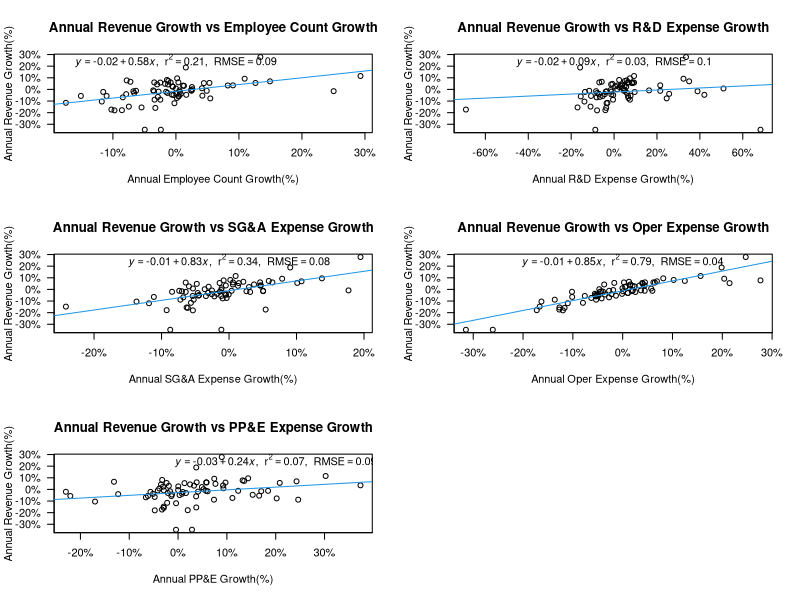

The R script that drew this image: (Note: this script raises an error after producing the figure.)
setwd("c:/000_Statistics MS/00_STAT 6509-Linear Regr/Data")

# Read final stockfile into R
stockfile<- read.csv("stockfile.csv",header=TRUE)

summary(stockfile)

length(stockfile)

head(stockfile,n=4)

fitx1<- lm(stockfile$tot_revnu_growth ~ stockfile$emp_cnt_growth)

## Calculate RMSE and other values
rmse <- round(sqrt(mean(resid(fitx1)^2)), 2)
coefs <- coef(fitx1)
b0 <- round(coefs[1], 2)
b1 <- round(coefs[2],2)
r2 <- round(summary(fitx1)$r.squared, 2)

eqn1 <- bquote(italic(y) == .(b0) + .(b1)*italic(x) * "," ~~ 
                 r^2 == .(r2) * "," ~~ RMSE == .(rmse))

fitx2<- lm(stockfile$tot_revnu_growth ~ stockfile$res_dev_exp_growth)

## Calculate RMSE and other values
rmse <- round(sqrt(mean(resid(fitx2)^2)), 2)
coefs <- coef(fitx2)
b0 <- round(coefs[1], 2)
b1 <- round(coefs[2],2)
r2 <- round(summary(fitx2)$r.squared, 2)

eqn2 <- bquote(italic(y) == .(b0) + .(b1)*italic(x) * "," ~~ 
                 r^2 == .(r2) * "," ~~ RMSE == .(rmse))

fitx3<- lm(stockfile$tot_revnu_growth ~ stockfile$tot_sell_gen_admin_exp_growth)

## Calculate RMSE and other values
rmse <- round(sqrt(mean(resid(fitx3)^2)), 2)
coefs <- coef(fitx3)
b0 <- round(coefs[1], 2)
b1 <- round(coefs[2],2)
r2 <- round(summary(fitx3)$r.squared, 2)

eqn3 <- bquote(italic(y) == .(b0) + .(b1)*italic(x) * "," ~~ 
                 r^2 == .(r2) * "," ~~ RMSE == .(rmse))

fitx4<- lm(stockfile$tot_revnu_growth ~ stockfile$tot_oper_exp_growth)

## Calculate RMSE and other values
rmse <- round(sqrt(mean(resid(fitx4)^2)), 2)
coefs <- coef(fitx4)
b0 <- round(coefs[1], 2)
b1 <- round(coefs[2],2)
r2 <- round(summary(fitx4)$r.squared, 2)

eqn4 <- bquote(italic(y) == .(b0) + .(b1)*italic(x) * "," ~~ 
                 r^2 == .(r2) * "," ~~ RMSE == .(rmse))

fitx5<- lm(stockfile$tot_revnu_growth ~ stockfile$net_prop_plant_equip_growth)

## Calculate RMSE and other values
rmse <- round(sqrt(mean(resid(fitx5)^2)), 2)
coefs <- coef(fitx5)
b0 <- round(coefs[1], 2)
b1 <- round(coefs[2],2)
r2 <- round(summary(fitx5)$r.squared, 2)

eqn5 <- bquote(italic(y) == .(b0) + .(b1)*italic(x) * "," ~~ 
                 r^2 == .(r2) * "," ~~ RMSE == .(rmse))



par(mfrow=c(3,2))
plot(stockfile$tot_revnu_growth ~ stockfile$emp_cnt_growth,
     xlab="Annual Employee Count Growth(%)",ylab="Annual Revenue Growth(%)",
     main="Annual Revenue Growth vs Employee Count Growth",yaxt="n",xaxt="n")
axis(2, at=pretty(stockfile$tot_revnu_growth), lab=paste0(pretty(stockfile$tot_revnu_growth)*100, "%"),las=TRUE)
axis(1, at=pretty(stockfile$emp_cnt_growth), lab=paste0(pretty(stockfile$emp_cnt_growth)*100, "%"),las=TRUE)
abline(fitx1, col=4)
text(0, .25, eqn1)
plot(stockfile$tot_revnu_growth ~ stockfile$res_dev_exp_growth,
     xlab="Annual R&D Expense Growth(%)",ylab="Annual Revenue Growth(%)",
     main="Annual Revenue Growth vs R&D Expense Growth",yaxt="n",xaxt="n")
axis(2, at=pretty(stockfile$tot_revnu_growth), lab=paste0(pretty(stockfile$tot_revnu_growth)*100, "%"),las=TRUE)
axis(1, at=pretty(stockfile$res_dev_exp_growth), lab=paste0(pretty(stockfile$res_dev_exp_growth)*100, "%"),las=TRUE)
abline(fitx2, col=4)
text(0, .25, eqn2)
plot(stockfile$tot_revnu_growth ~ stockfile$tot_sell_gen_admin_exp_growth,
     xlab="Annual SG&A Expense Growth(%)",ylab="Annual Revenue Growth(%)",
     main="Annual Revenue Growth vs SG&A Expense Growth",yaxt="n",xaxt="n")
axis(2, at=pretty(stockfile$tot_revnu_growth), lab=paste0(pretty(stockfile$tot_revnu_growth)*100, "%"),las=TRUE)
axis(1, at=pretty(stockfile$tot_sell_gen_admin_exp_growth), lab=paste0(pretty(stockfile$tot_sell_gen_admin_exp_growth)*100, "%"),las=TRUE)
abline(fitx3, col=4)
text(0, .25, eqn3)
plot(stockfile$tot_revnu_growth ~ stockfile$tot_oper_exp_growth,
     xlab="Annual Oper Expense Growth(%)",ylab="Annual Revenue Growth(%)",
     main="Annual Revenue Growth vs Oper Expense Growth",yaxt="n",xaxt="n")
axis(2, at=pretty(stockfile$tot_revnu_growth), lab=paste0(pretty(stockfile$tot_revnu_growth)*100, "%"),las=TRUE)
axis(1, at=pretty(stockfile$tot_oper_exp_growth), lab=paste0(pretty(stockfile$tot_oper_exp_growth)*100, "%"),las=TRUE)
abline(fitx4, col=4)
text(0, .25, eqn4)
plot(stockfile$tot_revnu_growth ~ stockfile$net_prop_plant_equip_growth,
     xlab="Annual PP&E Growth(%)",ylab="Annual Revenue Growth(%)",
     main="Annual Revenue Growth vs PP&E Expense Growth",yaxt="n",xaxt="n")
axis(2, at=pretty(stockfile$tot_revnu_growth), lab=paste0(pretty(stockfile$tot_revnu_growth)*100, "%"),las=TRUE)
axis(1, at=pretty(stockfile$net_prop_plant_equip_growth), lab=paste0(pretty(stockfile$net_prop_plant_equip_growth)*100, "%"),las=TRUE)
abline(fitx5, col=4)
text(.2, .25, eqn5)

#stockfile16<- subset(stockfile,stockfile$per_fisc_year==2016)
#plot(log(stockfile16$tot_revnu) ~ log(stockfile16$emp_cnt))

plot(log(stockfile16$emp_cnt),log(stockfile16$tot_revnu))
revenue_lm2 <- lm(log(tot_revnu) ~ log(emp_cnt), stockfile16)
abline(revenue_lm2)
summary(revenue_lm2)




